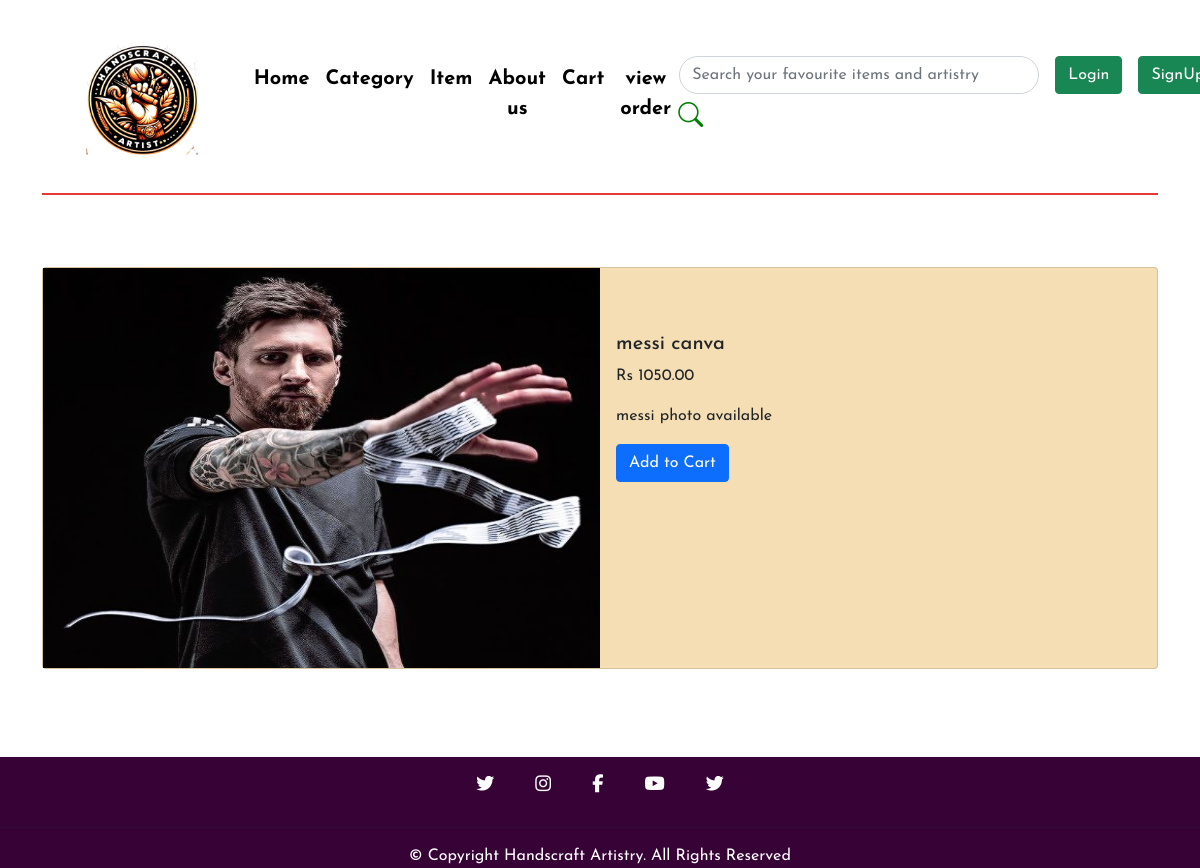
/viewitem.php?item_id=50, run on the app's committed database.
### tables this page shows
CREATE TABLE `tbl_item` (
  `itemId` int(10) UNSIGNED NOT NULL,
  `title` varchar(100) NOT NULL,
  `description` longtext NOT NULL,
  `sub_description` longtext NOT NULL,
  `price` decimal(10,2) NOT NULL,
  `image_name` varchar(255) NOT NULL,
  `category_id` int(10) UNSIGNED NOT NULL,
  `featured` varchar(10) NOT NULL,
  `active` varchar(10) NOT NULL
);

### viewitem.php (the view)
<?php
include("partials-frontend/nav.php");
?>
<div class="container">
  <div class="line" style="width: 100%; height: 2px; background-color: #e53937;"></div>
</div>
<br>
<?php
if(isset($_GET['item_id'])) {
    $item_id = $_GET['item_id'];
    $sql = "SELECT * FROM tbl_item WHERE itemId = $item_id";
    $result = mysqli_query($conn, $sql);
    if(mysqli_num_rows($result) > 0) {
        $row = mysqli_fetch_assoc($result);
        $id = $row['itemId'];
        $title = $row['title'];
        $description = $row['description'];
        $price = $row['price'];
        $image_name = $row['image_name'];
        ?>
        <div class="container justify-content-center  mt-5" style="width: 100%">
            <div class="card mb-3" style="width: 100%; background-color: wheat;">
                <div class="row g-0">
                    <div class="col-md-6 position-relative">
                        <?php
                        if ($image_name == "") {
                            echo "<div class='text-danger'>Image not Available.</div>";
                        } else {
                        ?>
                        <div class="zoom-container">
                            <img src="<?php echo SITEURL; ?>images/item/<?php echo $image_name; ?>" alt="handscraft artistry" style="height: 400px; width: 100%">
                        </div>
                        <?php
                        }
                        ?>
                    </div>
                    <div class="col-md-3 mt-5">
                        <div class="card-body">
                            <h5 class="card-title"><?php echo $title; ?></h5>
                            <p class="card-text">Rs <?php echo $price; ?></p>
                            <p class="card-text"><?php echo $description; ?></p>
                            <?php
                 if($loggedin){
                  $quaSql = "SELECT `itemQuantity` FROM `viewcart` WHERE itemId = '$id' AND `userId`='$userId'";
                  $quaresult = mysqli_query($conn, $quaSql);
                  $quaExistRows = mysqli_num_rows($quaresult);
                  if($quaExistRows == 0) {
                      echo '<form action="_manageCart.php" method="POST"  class="d-inline">
                            <input type="hidden" name="itemId" value="'.$id. '">
                            <button type="submit" name="addToCart" class="btn btn-primary mx-7 my-3">Add to Cart</button>';
                  } else {
                      echo '<a href="cart.php"><button class="btn btn-success mx-7" >Go to Cart</button></a>';
                  }
              echo '</form>';
              }
              else{
                  echo '<a href="userlogin.php"><button class="btn btn-primary mx-7" >Add to Cart</button></a>';
              }
              ?>
                        </div>
                    </div>
                </div>
            </div>
        </div>
        <?php
    } else {
        echo "Item not found.";
    }
} else {
}
?>
<br><br><br>
<?php
include("partials-frontend/footer.php");
?>

### css/style.css (style rules this page uses)
* { margin: 0; padding: 0; text-decoration: none; list-style: none; scroll-behavior: smooth; font-family: 'Josefin Sans', sans-serif; }
a { text-decoration: none; }

### data on the page
tbl_item: image_name (picture), title "messi canva", price "1050.00", description "messi photo available"
